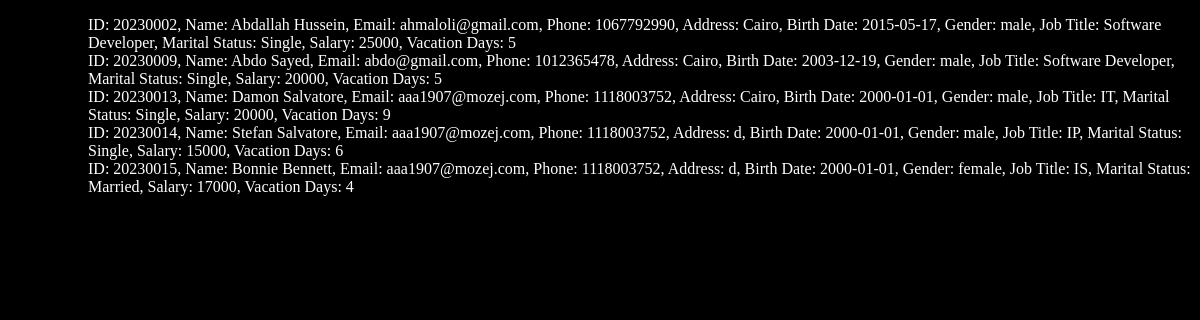
Before: /index/ with the older database file.
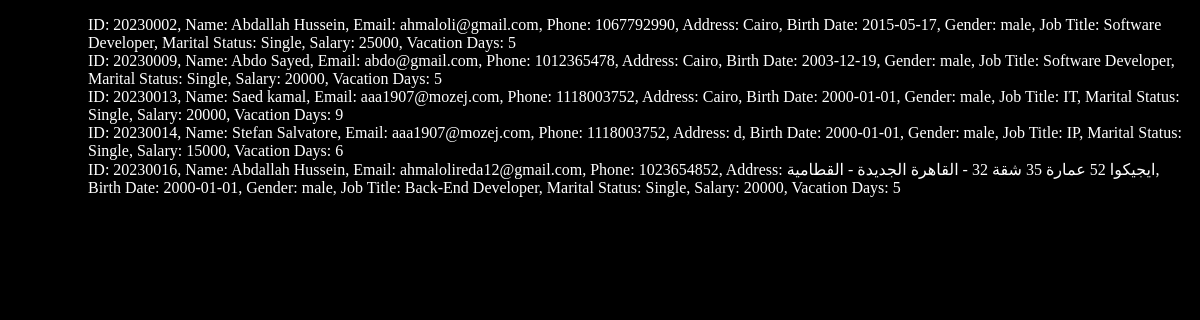
After: the same page with the newer database file.
### main/models.py (models this page shows)
class Employee(models.Model):
    ID = models.BigAutoField(primary_key=True, verbose_name="ID")
    userName = models.CharField(max_length=100)
    Email = models.CharField(max_length=255)
    phoneNum = models.IntegerField()
    address = models.CharField(max_length=255)
    birthDate = models.DateField()
    gender = models.CharField(max_length=10)
    jobTitle = models.CharField(max_length=64)
    maritalStatus = models.CharField(max_length=64)
    salary = models.IntegerField()
    vacationDays = models.IntegerField()
    def __str__(self):
        return f"ID: {self.ID}, Name: {self.userName}, Email: {self.Email}, Phone: {self.phoneNum}, Address: {self.address}, Birth Date: {self.birthDate}, Gender: {self.gender}, Job Title: {self.jobTitle}, Marital Status: {self.maritalStatus}, Salary: {self.salary}, Vacation Days: {self.vacationDays}"

### main/views.py (the view)
# urls.py: path("index/", views.index, name="index"),
def index(request):
    context = {"Employees": Employee.objects.all()}
    return render(request, "Emp/index.html", context)

### main/templates/Emp/index.html (shortened to what this page needs)
<!DOCTYPE html>
<html lang="en">
  {% load static %}
	<head>
    <link rel="stylesheet" href="{% static 'css/style.css'%}">
	</head>
	<body>
    <p>
		<ul>
			{% for emp in Employees%}
			<ul>
				{{emp}}
			</ul>
			{% endfor %}
		</ul>
  </p>
	</body>
</html>

Changed rows visible on the page:
removed Employee: ID+userName+Email "ID: 20230015, Name: Bonnie Bennett, Email: aaa1907@mozej.com, Phone: 1118003752, Address: d, Birth Date: 2000-01-01, Gender: female, Job Title: IS, Marital Status: Married, Salary: 17000, Vacation Days: 4"
changed Employee: ID+userName+Email "ID: 20230013, Name: Damon Salvatore, Email: aaa1907@mozej.com, Phone: 1118003752,…" → "ID: 20230013, Name: Saed kamal, Email: aaa1907@mozej.com, Phone: 1118003752,…"
added Employee: ID+userName+Email "ID: 20230016, Name: Abdallah Hussein, Email: ahmalolireda12@gmail.com, Phone: 1023654852, Address: ايجيكوا 52 عمارة 35 شقة 32 - القاهرة الجديدة - القطامية, Birth Date: 2000-01-01, Gender: male, Job Title: Back-End Developer, Marital Status: Single, Salary: 20000, Vacation Days: 5"
